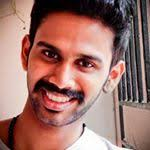
#> input picture test-data/download.jpg, 150 x 150 px
$ python -i FaceTrainAndRecognition.py   (imports and definitions only)
#> lines starting #> are read from the running program, lines starting #| are printed output that depends on the picture
#> further down, picture is the input picture: shape (150, 150, 3); mean B, G, R 106.5, 113.9, 156.7
# Face Recognition with OpenCV
#import OpenCV module
import cv2
#import os module for reading training data directories and paths
import os
#import numpy to convert python lists to numpy arrays as
#it is needed by OpenCV face recognizers
import numpy as np
import copy
#function to detect face using OpenCV
# [11 lines left out: function detect_face, not called in this run]
def draw_rectangle(img, rect):
    (x, y, w, h) = rect
    cv2.rectangle(img, (x, y), (x+w, y+h), (0, 255, 0), 2)
# Function to Prepare Data
# [43 lines left out: function prepare_training_data, not called in this run]
face_recognizer = cv2.face.LBPHFaceRecognizer_create()
# [16 lines not run here, left out]
def draw_text(img, text, x, y):
    cv2.putText(img, text, (x, y), cv2.FONT_HERSHEY_PLAIN, 1.5, (0, 255, 0), 2)

#this function recognizes the person in image passed
def detect_face_out(img):
    gray = cv2.cvtColor(img, cv2.COLOR_BGR2GRAY)
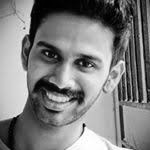
#> gray: shape (150, 150); min 0, max 255, mean 125.9

    face_cascade = cv2.CascadeClassifier('opencv-files/lbpcascade_frontalface.xml')
    faces = face_cascade.detectMultiScale(gray, scaleFactor=1.2, minNeighbors=5);
#> faces = [[15, 15, 112, 112]]

    if (len(faces) == 0):
        return None

    (x, y, w, h) = faces[0]
#> x = 15; y = 15; w = 112; h = 112
    print (faces)
#| [[ 15  15 112 112]]
    return faces

def predict_out(test_img):
    #make a copy of the image as we don't want to chang original image
    img = test_img.copy()
    #detect face from the image
    faces = detect_face_out(img)
#> faces = [[15, 15, 112, 112]]
    gray = cv2.cvtColor(img, cv2.COLOR_BGR2GRAY)

    for face in faces:
    #predict the image using our face recognizer
        print(face)
        (x, y, w, h) = face
        rect=face
        face=gray[y:y+w, x:x+h]
        label, confidence = face_recognizer.predict(face)
        print(confidence)
        #get name of respective label returned by face recognizer
        label_text = str(label)
        #draw a rectangle around face detected
        draw_rectangle(img, rect)
        #draw name of predicted person
        draw_text(img, label_text, rect[0], rect[1]-5)
#> this loop made 1 pass
#| [ 15  15 112 112]
#> pass 1, in predict_out, `face=gray[y:y+w, x:x+h]`:
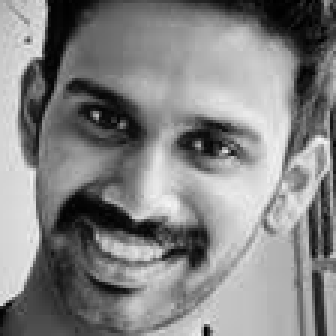
#> face: shape (112, 112) (shown 3 times larger); min 0, max 248, mean 131.5
    return img

# [1 line not run here, left out]
#load test images
list_test=os.listdir("test-data")
# [6 lines not run here, left out]
# [13 lines of commented-out code are left out]

>>> import cv2
>>> picture = cv2.imread('test-data/download.jpg')
#> (the run stopped early here; a loop or call above may not have finished)
